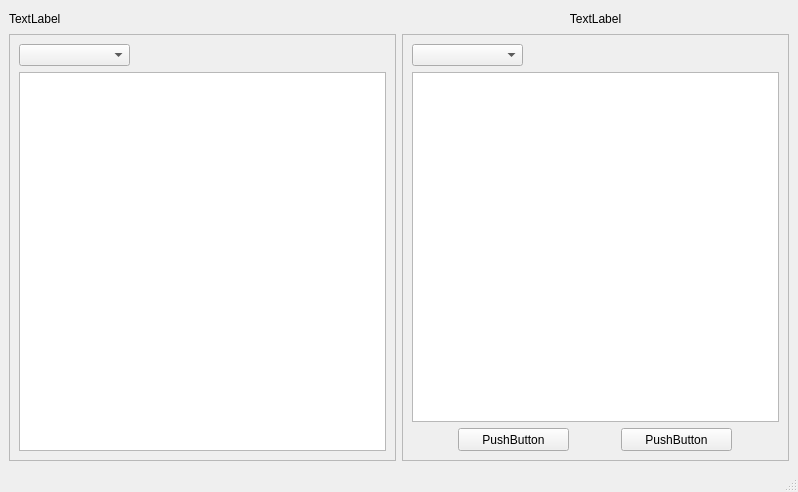
<?xml version="1.0" encoding="UTF-8"?>
<ui version="4.0">
 <class>MainWindow</class>
 <widget class="QMainWindow" name="MainWindow">
  <property name="geometry">
   <rect>
    <x>0</x>
    <y>0</y>
    <width>798</width>
    <height>492</height>
   </rect>
  </property>
  <property name="minimumSize">
   <size>
    <width>0</width>
    <height>0</height>
   </size>
  </property>
  <property name="windowTitle">
   <string>MainWindow</string>
  </property>
  <widget class="QWidget" name="centralwidget">
   <layout class="QGridLayout" name="gridLayout_3">
    <item row="0" column="0">
     <layout class="QVBoxLayout" name="verticalLayout_3">
      <property name="sizeConstraint">
       <enum>QLayout::SetMinimumSize</enum>
      </property>
      <item>
       <layout class="QHBoxLayout" name="horizontalLayout_3">
        <item>
         <widget class="QLabel" name="label">
          <property name="minimumSize">
           <size>
            <width>61</width>
            <height>19</height>
           </size>
          </property>
          <property name="maximumSize">
           <size>
            <width>16777215</width>
            <height>16777215</height>
           </size>
          </property>
          <property name="layoutDirection">
           <enum>Qt::LeftToRight</enum>
          </property>
          <property name="text">
           <string>TextLabel</string>
          </property>
          <property name="alignment">
           <set>Qt::AlignLeading|Qt::AlignLeft|Qt::AlignVCenter</set>
          </property>
         </widget>
        </item>
        <item>
         <widget class="QLabel" name="label_2">
          <property name="text">
           <string>TextLabel</string>
          </property>
          <property name="alignment">
           <set>Qt::AlignCenter</set>
          </property>
         </widget>
        </item>
       </layout>
      </item>
      <item>
       <layout class="QHBoxLayout" name="horizontalLayout_2">
        <item>
         <widget class="QFrame" name="frame">
          <property name="styleSheet">
           <string notr="true">width:20%;</string>
          </property>
          <property name="frameShape">
           <enum>QFrame::StyledPanel</enum>
          </property>
          <property name="frameShadow">
           <enum>QFrame::Raised</enum>
          </property>
          <layout class="QGridLayout" name="gridLayout_2">
           <item row="0" column="0">
            <layout class="QVBoxLayout" name="verticalLayout_2">
             <item>
              <widget class="QComboBox" name="comboBox_2">
               <property name="minimumSize">
                <size>
                 <width>71</width>
                 <height>21</height>
                </size>
               </property>
               <property name="maximumSize">
                <size>
                 <width>111</width>
                 <height>51</height>
                </size>
               </property>
              </widget>
             </item>
             <item>
              <widget class="QTextBrowser" name="textBrowser">
               <property name="styleSheet">
                <string notr="true">width:100%;</string>
               </property>
              </widget>
             </item>
            </layout>
           </item>
          </layout>
         </widget>
        </item>
        <item>
         <widget class="QFrame" name="frame_2">
          <property name="frameShape">
           <enum>QFrame::StyledPanel</enum>
          </property>
          <property name="frameShadow">
           <enum>QFrame::Raised</enum>
          </property>
          <layout class="QGridLayout" name="gridLayout">
           <item row="0" column="0">
            <layout class="QVBoxLayout" name="verticalLayout">
             <item>
              <widget class="QComboBox" name="comboBox">
               <property name="minimumSize">
                <size>
                 <width>71</width>
                 <height>21</height>
                </size>
               </property>
               <property name="maximumSize">
                <size>
                 <width>111</width>
                 <height>51</height>
                </size>
               </property>
               <property name="layoutDirection">
                <enum>Qt::LeftToRight</enum>
               </property>
              </widget>
             </item>
             <item>
              <widget class="QTextEdit" name="textEdit"/>
             </item>
             <item>
              <layout class="QHBoxLayout" name="horizontalLayout">
               <item>
                <widget class="QPushButton" name="pushButton">
                 <property name="minimumSize">
                  <size>
                   <width>80</width>
                   <height>23</height>
                  </size>
                 </property>
                 <property name="maximumSize">
                  <size>
                   <width>111</width>
                   <height>41</height>
                  </size>
                 </property>
                 <property name="text">
                  <string>PushButton</string>
                 </property>
                </widget>
               </item>
               <item>
                <widget class="QPushButton" name="pushButton_2">
                 <property name="minimumSize">
                  <size>
                   <width>80</width>
                   <height>23</height>
                  </size>
                 </property>
                 <property name="maximumSize">
                  <size>
                   <width>111</width>
                   <height>41</height>
                  </size>
                 </property>
                 <property name="text">
                  <string>PushButton</string>
                 </property>
                </widget>
               </item>
              </layout>
             </item>
            </layout>
           </item>
          </layout>
         </widget>
        </item>
       </layout>
      </item>
     </layout>
    </item>
   </layout>
  </widget>
  <widget class="QStatusBar" name="statusbar"/>
 </widget>
 <resources/>
 <connections/>
</ui>
